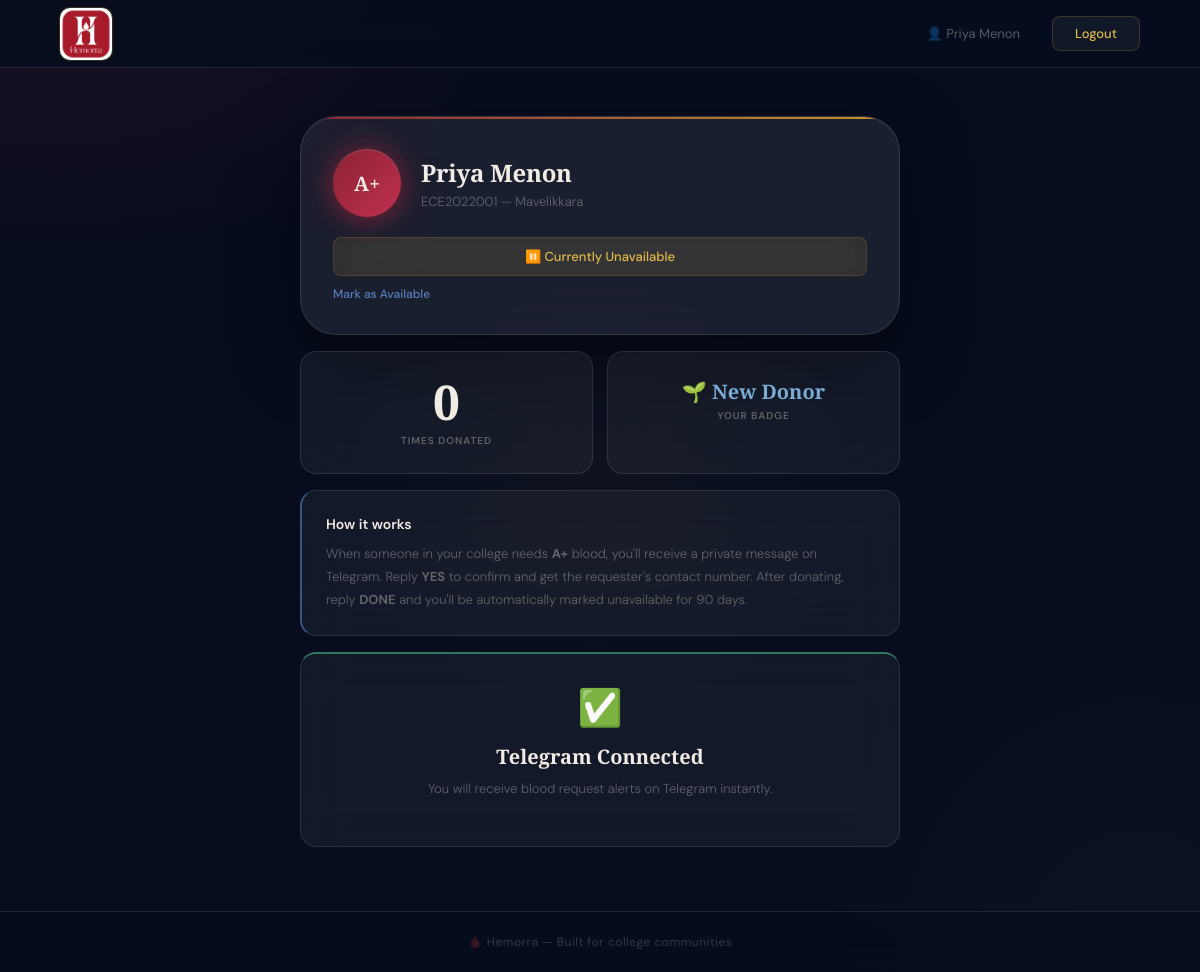
/donor_home (signed in), run on an earlier commit of the app's database.
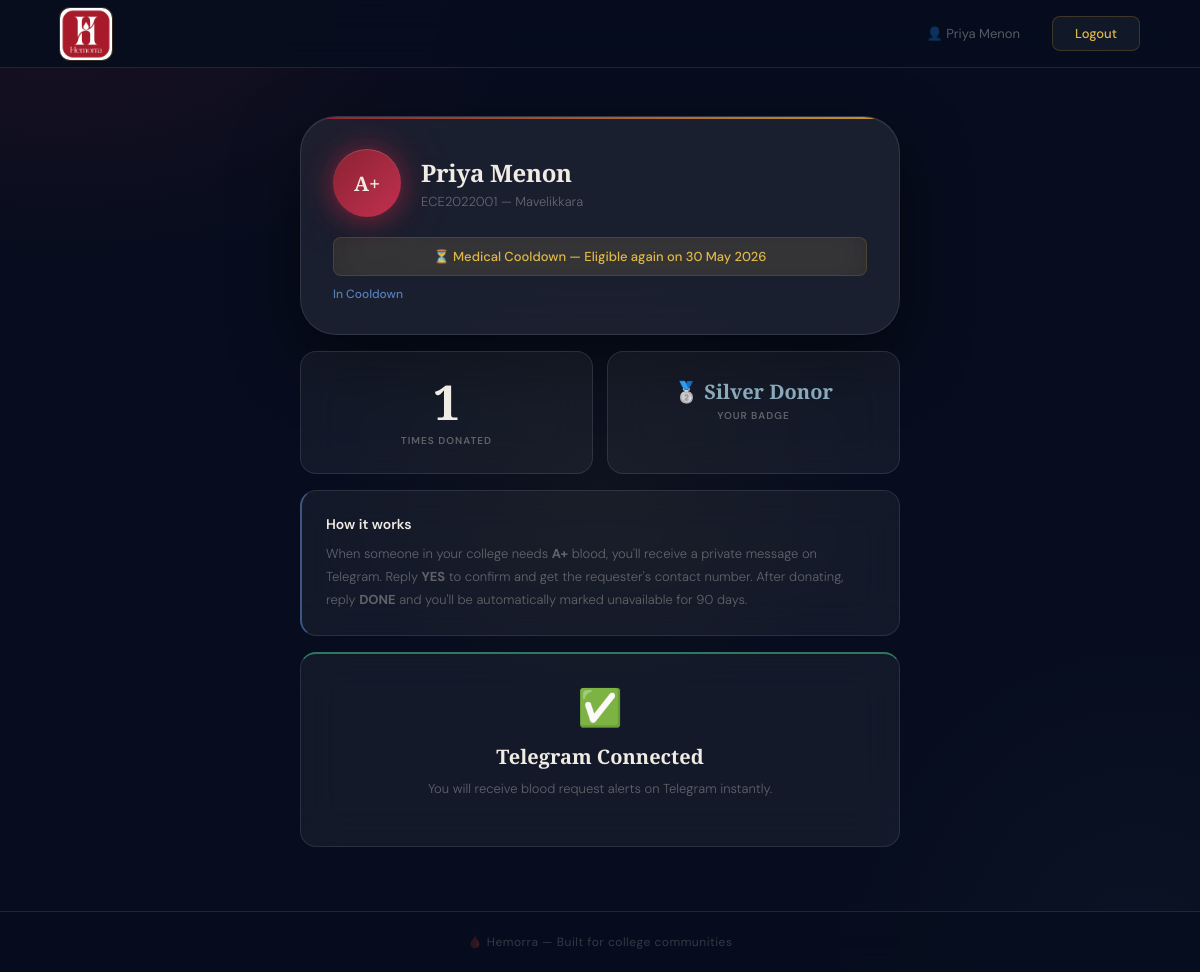
And on a later commit of the database.
### database.py (models this page shows)
class User(db.Model):
    id = db.Column(db.Integer, primary_key=True)
    name = db.Column(db.String(100), nullable=False)
    email = db.Column(db.String(100), unique=True, nullable=False)
    college_id = db.Column(db.String(50), unique=True, nullable=False)
    blood_group = db.Column(db.String(5), nullable=False)
    weight = db.Column(db.Float, nullable=False)
    city = db.Column(db.String(100), nullable=False)
    last_donation_date = db.Column(db.DateTime, nullable=True)
    is_available = db.Column(db.Boolean, default=True)
    next_eligible_date = db.Column(db.DateTime, nullable=True)
    donate_count = db.Column(db.Integer, default=0)
    password = db.Column(db.String(200), nullable=False)
    telegram_chat_id = db.Column(db.String(100), nullable=True)

### app.py (the view)
@app.route('/donor_home')
def donor_home():
    if 'user_id' not in session:
        return redirect(url_for('login'))
    user = User.query.get(session['user_id'])
    return render_template('donor_home.html', user=user, now=datetime.utcnow())

### app.py (called while the page is built)
@app.after_request
def add_header(response):
    if 'Content-Type' in response.headers and response.headers['Content-Type'] == 'text/plain':
        if response.response and isinstance(response.response[0], bytes):
            if b'body {' in response.response[0] or b':root {' in response.response[0]:
                response.headers['Content-Type'] = 'text/css'
    return response

### templates/donor_home.html (shortened to what this page needs)
<!DOCTYPE html>
<html lang="en">
<head>
    <link rel="stylesheet" href="{{ url_for('static', filename='style.css') }}">
</head>
<body class="page-body">
    <nav class="nav-landing">
        <img src="{{ url_for('static', filename='logo.png.jpeg') }}" alt="Hemorra" class="nav-logo-img">
        <div class="nav-links">
            <span class="nav-name">👤 {{ user.name }}</span>
            <a href="/logout" class="btn-nav-register">Logout</a>
        </div>
    </nav>
    <div class="donor-page-container">
        <div class="profile-card">
            <div class="profile-top">
                <div class="blood-group-badge">{{ user.blood_group }}</div>
                <div class="profile-info">
                    <h2>{{ user.name }}</h2>
                    <p>{{ user.college_id }} — {{ user.city }}</p>
                </div>
            </div>
            {% if user.next_eligible_date and user.next_eligible_date > now %}
                <div id="availability-badge" class="availability-badge unavailable">
                    ⏳ Medical Cooldown — Eligible again on
                    {{ user.next_eligible_date.strftime('%d %B %Y') }}
                </div>
                <a href="#" class="toggle-btn" id="toggle-btn"
                    onclick="handleCooldownClick(event)">
                    In Cooldown
                </a>
            {% else %}
                <div id="availability-badge" class="availability-badge unavailable">
                    ⏸️ Currently Unavailable
                </div>
                <a href="#" class="toggle-btn" id="toggle-btn"
                    onclick="toggleAvailability(event)">
                    Mark as Available
                </a>
            {% endif %}
        </div>
        <div class="donor-stats">
            <div class="donor-stat-card">
                <div class="stat-number">{{ user.donate_count }}</div>
                <div class="stat-label">Times Donated</div>
            </div>
            <div class="donor-stat-card">
                {% if user.donate_count >= 3 %}
                    <div class="badge gold">🥇 Gold Donor</div>
                {% elif user.donate_count >= 1 %}
                    <div class="badge silver">🥈 Silver Donor</div>
                {% else %}
                    <div class="badge new">🌱 New Donor</div>
                {% endif %}
                <div class="stat-label">Your Badge</div>
            </div>
        </div>
        <div class="info-box">
            <h3>How it works</h3>
            <p>
                When someone in your college needs <strong>{{ user.blood_group }}</strong> blood,
                you'll receive a private message on Telegram.
                Reply <strong>YES</strong> to confirm and get the requester's contact number.
                After donating, reply <strong>DONE</strong> and you'll be automatically
                marked unavailable for 90 days.
            </p>
        </div>
        {% if not user.telegram_chat_id %}
        <div class="telegram-box">
            <div class="telegram-icon">✈️</div>
            <h3>Connect Your Telegram</h3>
            <p>
                Connect Telegram to receive blood request alerts instantly.
                Click below to open the Hemorra bot and send
                <strong>/start</strong> followed by your registered email.
            </p>
            <a href="https://t.me/HemorraBOT" target="_blank" class="btn-primary"
                style="display:inline-block; width:auto; padding:12px 32px; text-decoration:none;">
                Connect Telegram
            </a>
        </div>
        {% else %}
        <div class="telegram-box connected">
            <div class="telegram-icon">✅</div>
            <h3>Telegram Connected</h3>
            <p>You will receive blood request alerts on Telegram instantly.</p>
        </div>
        {% endif %}
    </div>
    <footer class="page-footer">🩸 Hemorra — Built for college communities</footer>
</body>
</html>

### templates/donor_home.html (style rules this page uses)
.availability-badge { transition: background 0.4s ease, color 0.4s ease, border-color 0.4s ease, box-shadow 0.4s ease; }

What changed in the data, as far as the page shows it:
changed User "Priya Menon": next_eligible_date (not shown) → "30 May 2026"; donate_count "0" → "1"
Also different on the page:
text no longer shown: "⏸️ Currently Unavailable Mark as Available 🌱 New Donor"
text now shown: "⏳ Medical Cooldown — Eligible again on In Cooldown 🥈 Silver Donor"
